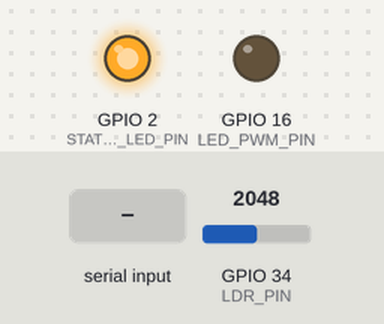
The sketch below on a simulated ESP32. Shown: output pins drawn as LEDs (lit = HIGH). Inputs (shaded band) come from the test bench; at power-on: GPIO 34 (LDR_PIN) = 2048 (analog values on the 0–4095 scale). What the sketch prints to the serial monitor is not drawn.

Above: at 1.4 s.
1.5 s: "SET_PWM:90\n" received over Serial
At 2.9 s:
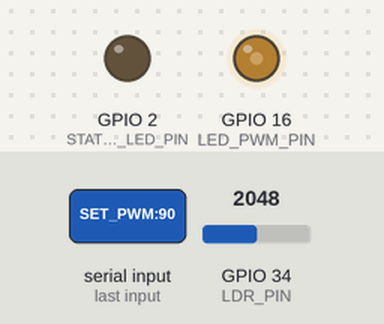
4.5 s: "MODE:AUTO\n" received over Serial
At 4.68 s:
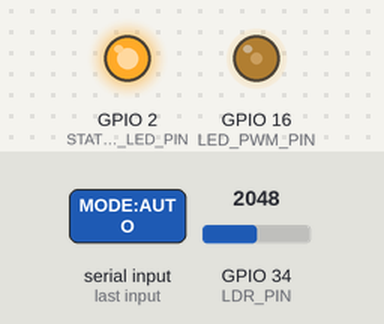
7.5 s: GPIO 34 (LDR_PIN) set to 491
10.5 s: "MODE:MANUAL\n" received over Serial
At 10.9 s:
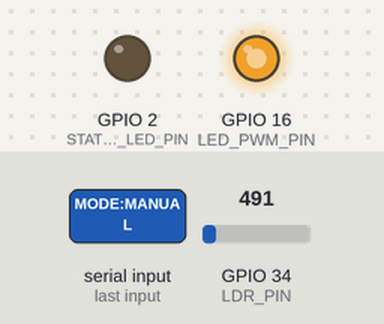
12.0 s: "SET_PCT:\n" received over Serial
At 15.7 s:
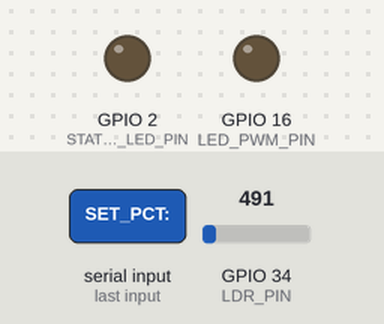
Timing chart, 0 to 16.0 s (numbered marks = the images above; inputs shaded):
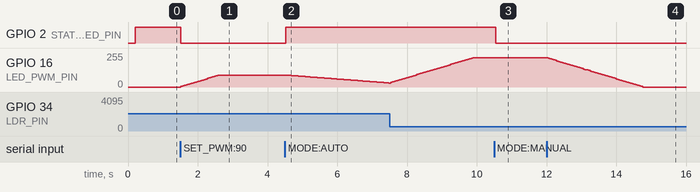

Measured:
- after the input at 1.5 s, GPIO 2 (STATUS_LED_PIN): HIGH → LOW at once; GPIO 16 (LED_PWM_PIN): moves from 0/255 to 90/255 over 1.1 s, starting at once
- after the input at 4.5 s, GPIO 2 (STATUS_LED_PIN): LOW → HIGH at once; GPIO 16 (LED_PWM_PIN): moves from 90/255 to 30/255 over 3.0 s, starting at once
- after the input at 10.5 s, GPIO 2 (STATUS_LED_PIN): HIGH → LOW at once
- after the input at 12.0 s, GPIO 16 (LED_PWM_PIN): moves from 219/255 to 0/255 over 2.7 s, starting after 0.05 s

The sketch:

smart_daylight_harvesting.ino
```cpp
/*
 * Smart Daylight Harvesting System for Sustainable Buildings
 * ESP32 Firmware (Arduino Framework)
 *
 * Features:
 *  - Reads ambient natural daylight via an LDR voltage divider on GPIO 34 (ADC1)
 *  - Applies oversampling + Exponential Moving Average (EMA) filtering to avoid flicker
 *  - Smooth closed-loop daylight harvesting control with deadband hysteresis
 *  - Drives an N-Channel MOSFET (e.g., IRLZ44N / FQP30N06L) via PWM on GPIO 16
 *  - Streams JSON telemetry over USB Serial (115200 baud) every 500 ms
 *  - Accepts real-time commands from the Laptop Dashboard over Serial
 *
 * Compatible with ESP32 Arduino Core v2.x and v3.x.
 */

#include <Arduino.h>

// ===================== PIN CONFIGURATION =====================
const int LDR_PIN        = 34;  // ADC1_CH6 (input-only pin, safe alongside Wi-Fi)
const int LED_PWM_PIN    = 16;  // PWM output to MOSFET Gate (via 220 ohm resistor)
const int STATUS_LED_PIN = 2;   // Built-in ESP32 LED (ON when in AUTO mode)

// ===================== PWM CONFIGURATION =====================
const int PWM_CHANNEL    = 0;     // Used for ESP32 Arduino Core v2.x
const int PWM_FREQ_HZ    = 5000;  // 5 kHz flicker-free LED dimming
const int PWM_RESOLUTION = 8;     // 8-bit resolution (0 - 255)
const int PWM_MAX        = 255;

// ===================== SENSOR CALIBRATION ====================
// Set LDR_INVERTED = false if wiring is: 3.3V -> LDR -> GPIO34 -> 10k Resistor -> GND
// (More light => lower LDR resistance => higher ADC voltage)
// Set LDR_INVERTED = true if wiring is:  3.3V -> 10k Resistor -> GPIO34 -> LDR -> GND
const bool LDR_INVERTED = false;

int adcDarkThreshold   = 250;   // ADC reading in dark room (~0 lux)
int adcBrightThreshold = 3800;  // ADC reading in bright sunlight (~1000 lux)
const float MAX_LUX_REF = 1000.0f;

// ===================== CONTROL PARAMETERS ====================
const float EMA_ALPHA         = 0.20f;   // Smoothing factor (0.05 = very slow, 0.5 = fast)
const int   ADC_SAMPLES       = 16;      // Oversampling per loop
const float DEADBAND_LUX      = 20.0f;   // Prevents hunting/oscillation around target
const int   PWM_RAMP_STEP     = 4;       // Max PWM change per control step (smooth fade)
const float RATED_FIXTURE_W   = 12.0f;   // Rated LED load power in Watts (for telemetry)

const unsigned long CONTROL_INTERVAL_MS   = 50;   // 20 Hz smooth PWM update
const unsigned long TELEMETRY_INTERVAL_MS = 500;  // 2 Hz JSON stream to laptop

// ===================== RUNTIME STATE =========================
enum ControlMode {
  MODE_AUTO = 0,
  MODE_MANUAL = 1
};

ControlMode currentMode = MODE_AUTO;
float targetLux         = 500.0f;  // Desired indoor illumination (office/classroom ~300-500 lux)
float filteredAdc       = 0.0f;
float estimatedLux      = 0.0f;
int   targetPwm         = 0;
int   currentPwm        = 0;

unsigned long lastControlMs   = 0;
unsigned long lastTelemetryMs = 0;
String serialBuffer = "";

// ===================== HELPER FUNCTIONS ======================

void setupPwm() {
#if defined(ESP_ARDUINO_VERSION_MAJOR) && (ESP_ARDUINO_VERSION_MAJOR >= 3)
  ledcAttach(LED_PWM_PIN, PWM_FREQ_HZ, PWM_RESOLUTION);
#else
  ledcSetup(PWM_CHANNEL, PWM_FREQ_HZ, PWM_RESOLUTION);
  ledcAttachPin(LED_PWM_PIN, PWM_CHANNEL);
#endif
}

void writePwm(int duty) {
  duty = constrain(duty, 0, PWM_MAX);
#if defined(ESP_ARDUINO_VERSION_MAJOR) && (ESP_ARDUINO_VERSION_MAJOR >= 3)
  ledcWrite(LED_PWM_PIN, duty);
#else
  ledcWrite(PWM_CHANNEL, duty);
#endif
}

int readOversampledAdc() {
  long sum = 0;
  for (int i = 0; i < ADC_SAMPLES; i++) {
    sum += analogRead(LDR_PIN);
    delayMicroseconds(150);
  }
  int raw = (int)(sum / ADC_SAMPLES);
  return LDR_INVERTED ? (4095 - raw) : raw;
}

float adcToLux(float adcVal) {
  float span = (float)(adcBrightThreshold - adcDarkThreshold);
  if (span <= 1.0f) span = 1.0f;
  float normalized = (adcVal - adcDarkThreshold) / span;
  normalized = constrain(normalized, 0.0f, 1.2f);
  return normalized * MAX_LUX_REF;
}

void updateControlLoop() {
  int rawAdc = readOversampledAdc();
  if (filteredAdc == 0.0f) {
    filteredAdc = (float)rawAdc;
  } else {
    filteredAdc = (EMA_ALPHA * rawAdc) + ((1.0f - EMA_ALPHA) * filteredAdc);
  }

  estimatedLux = adcToLux(filteredAdc);

  if (currentMode == MODE_AUTO) {
    digitalWrite(STATUS_LED_PIN, HIGH);

    // Compute artificial light deficit needed to reach targetLux
    float deficit = targetLux - estimatedLux;

    if (estimatedLux >= targetLux + DEADBAND_LUX) {
      // Natural sunlight alone is sufficient -> turn LED completely OFF
      targetPwm = 0;
    } else if (deficit <= 0.0f) {
      // Inside upper deadband -> gently hold or zero out
      if (targetPwm > 0 && estimatedLux > targetLux) {
        targetPwm = max(0, targetPwm - 1);
      }
    } else {
      // Proportional daylight harvesting: supply only the missing light
      float ratio = constrain(deficit / targetLux, 0.0f, 1.0f);
      targetPwm = (int)roundf(ratio * PWM_MAX);
    }
  } else {
    digitalWrite(STATUS_LED_PIN, LOW);
  }

  // Smooth ramping so LED brightness changes gradually without jarring jumps
  if (currentPwm < targetPwm) {
    currentPwm = min(targetPwm, currentPwm + PWM_RAMP_STEP);
  } else if (currentPwm > targetPwm) {
    currentPwm = max(targetPwm, currentPwm - PWM_RAMP_STEP);
  }

  writePwm(currentPwm);
}

void sendTelemetryJson() {
  float daylightPct = constrain((estimatedLux / MAX_LUX_REF) * 100.0f, 0.0f, 100.0f);
  float ledPct      = ((float)currentPwm / (float)PWM_MAX) * 100.0f;
  float powerW      = (ledPct / 100.0f) * RATED_FIXTURE_W;
  float savedW      = RATED_FIXTURE_W - powerW;

  Serial.print("{");
  Serial.print("\"adc\":");          Serial.print((int)roundf(filteredAdc));
  Serial.print(",\"lux\":");         Serial.print(estimatedLux, 1);
  Serial.print(",\"daylight_pct\":");Serial.print(daylightPct, 1);
  Serial.print(",\"led_pwm\":");     Serial.print(currentPwm);
  Serial.print(",\"led_pct\":");     Serial.print(ledPct, 1);
  Serial.print(",\"target_lux\":");  Serial.print(targetLux, 1);
  Serial.print(",\"mode\":\"");      Serial.print(currentMode == MODE_AUTO ? "AUTO" : "MANUAL");
  Serial.print("\",\"power_w\":");   Serial.print(powerW, 2);
  Serial.print(",\"saved_w\":");     Serial.print(savedW, 2);
  Serial.print(",\"uptime_s\":");    Serial.print(millis() / 1000UL);
  Serial.println("}");
}

void handleSerialCommand(String cmd) {
  cmd.trim();
  if (cmd.length() == 0) return;

  if (cmd.equalsIgnoreCase("MODE:AUTO")) {
    currentMode = MODE_AUTO;
    Serial.println("{\"ack\":\"MODE:AUTO\"}");
  } else if (cmd.equalsIgnoreCase("MODE:MANUAL")) {
    currentMode = MODE_MANUAL;
    Serial.println("{\"ack\":\"MODE:MANUAL\"}");
  } else if (cmd.startsWith("SET_PWM:")) {
    int val = cmd.substring(8).toInt();
    currentMode = MODE_MANUAL;
    targetPwm = constrain(val, 0, PWM_MAX);
    Serial.print("{\"ack\":\"SET_PWM\",\"value\":");
    Serial.print(targetPwm);
    Serial.println("}");
  } else if (cmd.startsWith("SET_PCT:")) {
    float pct = cmd.substring(8).toFloat();
    pct = constrain(pct, 0.0f, 100.0f);
    currentMode = MODE_MANUAL;
    targetPwm = (int)roundf((pct / 100.0f) * PWM_MAX);
    Serial.print("{\"ack\":\"SET_PCT\",\"value\":");
    Serial.print(pct, 1);
    Serial.println("}");
  } else if (cmd.startsWith("SET_TARGET:")) {
    float t = cmd.substring(11).toFloat();
    targetLux = constrain(t, 50.0f, 1000.0f);
    Serial.print("{\"ack\":\"SET_TARGET\",\"value\":");
    Serial.print(targetLux, 1);
    Serial.println("}");
  } else if (cmd.startsWith("CALIBRATE:")) {
    String args = cmd.substring(10);
    int commaIdx = args.indexOf(',');
    if (commaIdx > 0) {
      int minA = args.substring(0, commaIdx).toInt();
      int maxA = args.substring(commaIdx + 1).toInt();
      if (maxA > minA + 50) {
        adcDarkThreshold = constrain(minA, 0, 4000);
        adcBrightThreshold = constrain(maxA, adcDarkThreshold + 50, 4095);
        Serial.println("{\"ack\":\"CALIBRATE\"}");
      }
    }
  } else if (cmd.equalsIgnoreCase("STATUS")) {
    sendTelemetryJson();
  }
}

void pollSerialInput() {
  while (Serial.available() > 0) {
    char c = (char)Serial.read();
    if (c == '\n' || c == '\r') {
      if (serialBuffer.length() > 0) {
        handleSerialCommand(serialBuffer);
        serialBuffer = "";
      }
    } else if (serialBuffer.length() < 128) {
      serialBuffer += c;
    }
  }
}

// ===================== ARDUINO LIFECYCLE =====================

void setup() {
  Serial.begin(115200);
  analogReadResolution(12);       // 0 - 4095
  analogSetAttenuation(ADC_11db); // Full 0 - 3.3V input range

  pinMode(STATUS_LED_PIN, OUTPUT);
  setupPwm();
  writePwm(0);

  delay(200);
  Serial.println("{\"event\":\"BOOT\",\"project\":\"Smart Daylight Harvesting System\"}");
}

void loop() {
  unsigned long now = millis();

  pollSerialInput();

  if (now - lastControlMs >= CONTROL_INTERVAL_MS) {
    lastControlMs = now;
    updateControlLoop();
  }

  if (now - lastTelemetryMs >= TELEMETRY_INTERVAL_MS) {
    lastTelemetryMs = now;
    sendTelemetryJson();
  }
}
```
